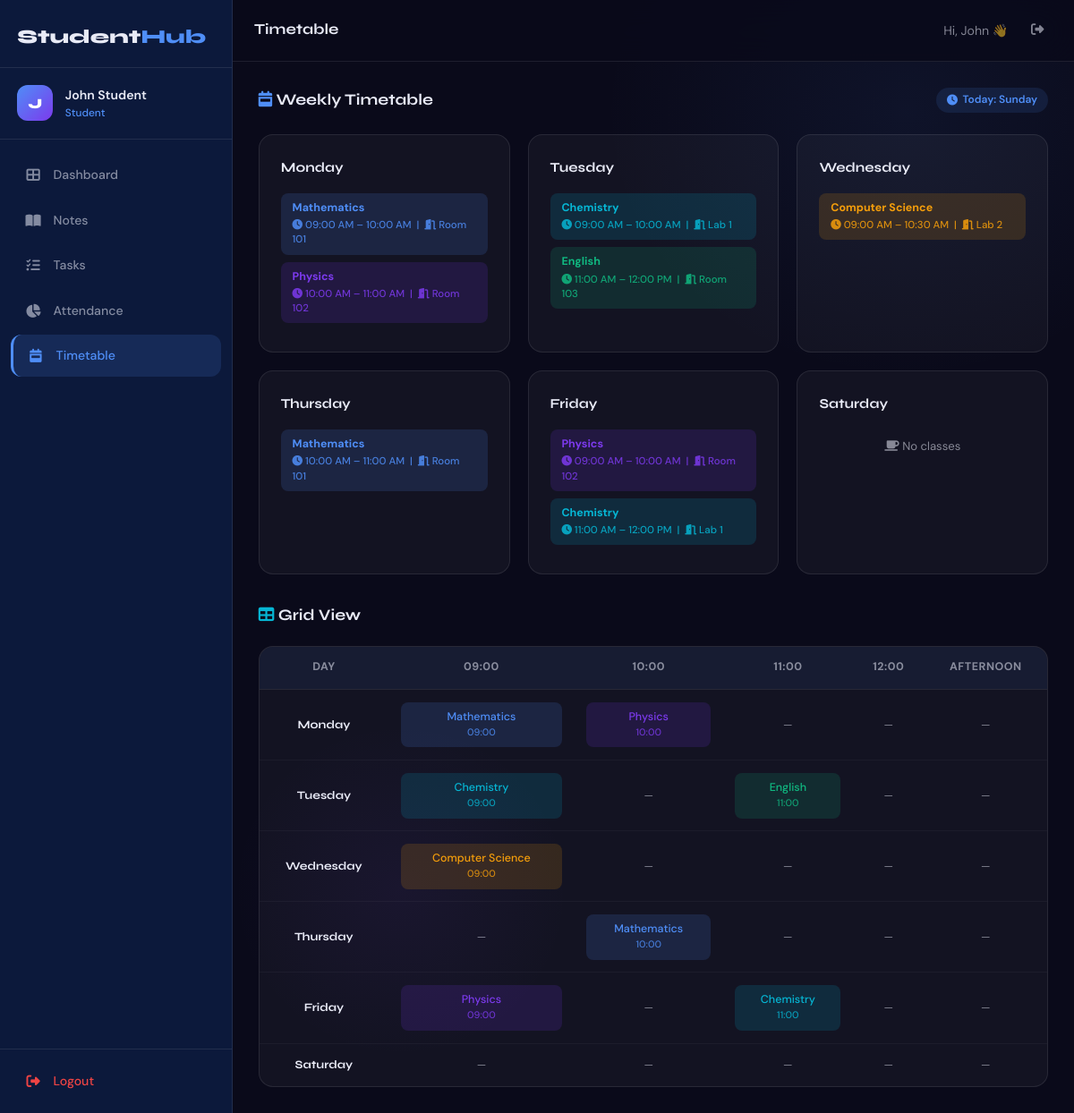
Screenshot of /timetable.php (signed in) with the database file from the repository.
### tables this page shows
CREATE TABLE IF NOT EXISTS timetable (
    id INT AUTO_INCREMENT PRIMARY KEY,
    subject VARCHAR(100) NOT NULL,
    day ENUM('Monday','Tuesday','Wednesday','Thursday','Friday','Saturday') NOT NULL,
    start_time TIME NOT NULL,
    end_time TIME NOT NULL,
    faculty_id INT NOT NULL,
    room VARCHAR(50),
    created_at TIMESTAMP DEFAULT CURRENT_TIMESTAMP,
    FOREIGN KEY (faculty_id) REFERENCES users(id) ON DELETE CASCADE
);

### timetable.php (the view, shortened to what this page needs)
<?php
require_once 'header.php';
require_once 'config.php';
$days = ['Monday','Tuesday','Wednesday','Thursday','Friday','Saturday'];
$colors = [
    'Mathematics' => 'tt-math',
    'Physics' => 'tt-physics',
    'Chemistry' => 'tt-chemistry',
    'English' => 'tt-english',
    'Computer Science' => 'tt-cs'
];
$tt_data = [];
$res = $conn->query("
    SELECT t.*, u.name as faculty_name
    FROM timetable t
    JOIN users u ON t.faculty_id = u.id
    ORDER BY FIELD(day,'Monday','Tuesday','Wednesday','Thursday','Friday','Saturday'), start_time
");
while ($r = $res->fetch_assoc()) {
    $tt_data[$r['day']][] = $r;
}
$today = date('l');
?>
<div class="section-header" style="margin-bottom:1.5rem">
  <h2><i class="fas fa-calendar-week" style="color:var(--acc)"></i> Weekly Timetable</h2>
  <span class="badge badge-blue">
    <i class="fas fa-clock"></i> Today: <?= $today ?>
  </span>
</div>
<div style="display:grid;grid-template-columns:repeat(auto-fill,minmax(280px,1fr));gap:1.25rem;margin-bottom:2rem">
<?php foreach ($days as $day): ?>
  <div class="dash-card <?= ($day === $today) ? 'blue' : '' ?>"
       style="<?= ($day === $today) ? 'border-color:rgba(79,142,247,0.4);' : '' ?>">
    <div style="display:flex;align-items:center;justify-content:space-between;margin-bottom:1rem">
      <h3 style="font-family:'Syne',sans-serif;font-size:.95rem;font-weight:700;
                 color:<?= ($day === $today) ? 'var(--acc)' : 'var(--text)' ?>">
        <?= $day ?>
      </h3>
    </div>
    <?php if (empty($tt_data[$day])): ?>
      <div style="text-align:center;color:var(--muted);font-size:.82rem;padding:.5rem">
        <i class="fas fa-coffee"></i> No classes
      </div>
    <?php else: ?>
      <?php foreach ($tt_data[$day] as $cl):
          $colorClass = $colors[$cl['subject']] ?? 'tt-default';
      ?>
        <div class="tt-cell <?= $colorClass ?>" style="margin-bottom:.5rem">
          <div style="font-weight:700"><?= htmlspecialchars($cl['subject']) ?></div>
          <div style="font-size:.72rem;opacity:.85;margin-top:.2rem">
            <i class="fas fa-clock"></i>
            <?= date('h:i A', strtotime($cl['start_time'])) ?> –
            <?= date('h:i A', strtotime($cl['end_time'])) ?>
            &nbsp;|&nbsp;
            <i class="fas fa-door-open"></i> <?= htmlspecialchars($cl['room']) ?>
          </div>
        </div>
      <?php endforeach; ?>
    <?php endif; ?>
  </div>
<?php endforeach; ?>
</div>
<div class="section-header">
  <h2><i class="fas fa-table" style="color:var(--acc3)"></i> Grid View</h2>
</div>
<div class="table-wrapper" style="overflow-x:auto">
<table class="tt-table">
<thead>
<tr>
  <th>Day</th>
  <th>09:00</th>
  <th>10:00</th>
  <th>11:00</th>
  <th>12:00</th>
  <th>Afternoon</th>
</tr>
</thead>
<tbody>
<?php foreach ($days as $day): ?>
<tr style="<?= ($day === $today) ? 'background:rgba(79,142,247,0.05)' : '' ?>">
<td style="font-weight:700;font-family:'Syne',sans-serif;
           color:<?= ($day === $today) ? 'var(--acc)' : 'var(--text)' ?>">
    <?= $day ?>
</td>
<?php
$slots = ['09:00:00','10:00:00','11:00:00','12:00:00','13:00:00'];
foreach ($slots as $slot):
    $found = false;
    if (isset($tt_data[$day])):
        foreach ($tt_data[$day] as $cl):
            if ($cl['start_time'] === $slot):
                $found = true;
                $cc = $colors[$cl['subject']] ?? 'tt-default';
?>
<td>
    <div class="tt-cell <?= $cc ?>">
        <?= htmlspecialchars($cl['subject']) ?><br>
        <span style="font-size:.68rem;opacity:.8">
            <?= date('h:i', strtotime($cl['start_time'])) ?>
        </span>
    </div>
</td>
<?php
                break;
            endif;
        endforeach;
    endif;
    if (!$found):
?>
<td><span class="tt-empty">—</span></td>
<?php endif; endforeach; ?>
</tr>
<?php endforeach; ?>
</tbody>
</table>
</div>
<?php require_once 'footer.php'; ?>

### header.php (shortened to what this page needs)
<?php
$role = $_SESSION['user_role'];
$name = $_SESSION['user_name'];
$current = basename($_SERVER['PHP_SELF']);
?>
<!DOCTYPE html>
<html lang="en">
<head>
<link rel="stylesheet" href="https://cdnjs.cloudflare.com/ajax/libs/font-awesome/6.5.0/css/all.min.css">
<link rel="stylesheet" href="style.css">
</head>
<body>
<div class="layout">
<aside class="sidebar" id="sidebar">
  <div class="sidebar-brand">
    <span class="brand-text">Student<span class="brand-acc">Hub</span></span>
  </div>
  <div class="sidebar-user">
    <div class="user-avatar"><?= strtoupper(substr($name,0,1)) ?></div>
    <div>
      <div class="user-name"><?= htmlspecialchars($name) ?></div>
      <div class="user-role"><?= ucfirst($role) ?></div>
    </div>
  </div>
  <nav class="sidebar-nav">
    <?php if ($role === 'student'): ?>
    <a href="student_dashboard.php" class="nav-item <?= $current==='student_dashboard.php'?'active':'' ?>"><i class="fas fa-th-large"></i><span>Dashboard</span></a>
    <a href="notes.php" class="nav-item <?= $current==='notes.php'?'active':'' ?>"><i class="fas fa-book-open"></i><span>Notes</span></a>
    <a href="tasks.php" class="nav-item <?= $current==='tasks.php'?'active':'' ?>"><i class="fas fa-tasks"></i><span>Tasks</span></a>
    <a href="attendance.php" class="nav-item <?= $current==='attendance.php'?'active':'' ?>"><i class="fas fa-chart-pie"></i><span>Attendance</span></a>
    <a href="timetable.php" class="nav-item <?= $current==='timetable.php'?'active':'' ?>"><i class="fas fa-calendar-week"></i><span>Timetable</span></a>
    <?php endif; ?>
  </nav>
  <div class="sidebar-footer">
    <a href="logout.php" class="nav-item logout-btn"><i class="fas fa-sign-out-alt"></i><span>Logout</span></a>
  </div>
</aside>
<div class="main-content">
<header class="topbar">
  <div class="topbar-title"><?php
    $titles = [
      'student_dashboard.php'=>'Dashboard','faculty_dashboard.php'=>'Dashboard',
      'notes.php'=>'Notes','manage_notes.php'=>'Manage Notes',
      'tasks.php'=>'Tasks','manage_tasks.php'=>'Manage Tasks',
      'attendance.php'=>'Attendance','manage_attendance.php'=>'Manage Attendance',
      'timetable.php'=>'Timetable','manage_timetable.php'=>'Manage Timetable',
    ];
    echo $titles[$current] ?? 'StudentHub';
  ?></div>
  <div class="topbar-right">
    <div class="topbar-greeting">Hi, <?= htmlspecialchars(explode(' ',$name)[0]) ?> 👋</div>
    <a href="logout.php" class="logout-mini"><i class="fas fa-sign-out-alt"></i></a>
  </div>
</header>
<div class="page-body">

### footer.php (shortened to what this page needs)
</div>
</div>
</div>
</body>
</html>

### rows the page displays
timetable: subject "Mathematics", start_time "09:00 AM", end_time "10:00 AM", room "Room 101", start_time "09:00"
timetable: subject "Physics", start_time "10:00 AM", end_time "11:00 AM", room "Room 102", start_time "10:00"
timetable: subject "Chemistry", start_time "09:00 AM", end_time "10:00 AM", room "Lab 1", start_time "09:00"
timetable: subject "English", start_time "11:00 AM", end_time "12:00 PM", room "Room 103", start_time "11:00"
timetable: subject "Computer Science", start_time "09:00 AM", end_time "10:30 AM", room "Lab 2", start_time "09:00"
timetable: subject "Mathematics", start_time "10:00 AM", end_time "11:00 AM", room "Room 101", start_time "10:00"
timetable: subject "Physics", start_time "09:00 AM", end_time "10:00 AM", room "Room 102", start_time "09:00"
timetable: subject "Chemistry", start_time "11:00 AM", end_time "12:00 PM", room "Lab 1", start_time "11:00"

### other values shown
substr($name,0,1) "J"
$name "John Student"
$role "Student"
$titles[$current] "Timetable"
explode(' ',$name)[0] "John"
$day "Monday"
$day "Tuesday"
$day "Wednesday"
$day "Thursday"
$day "Friday"
$day "Saturday"
